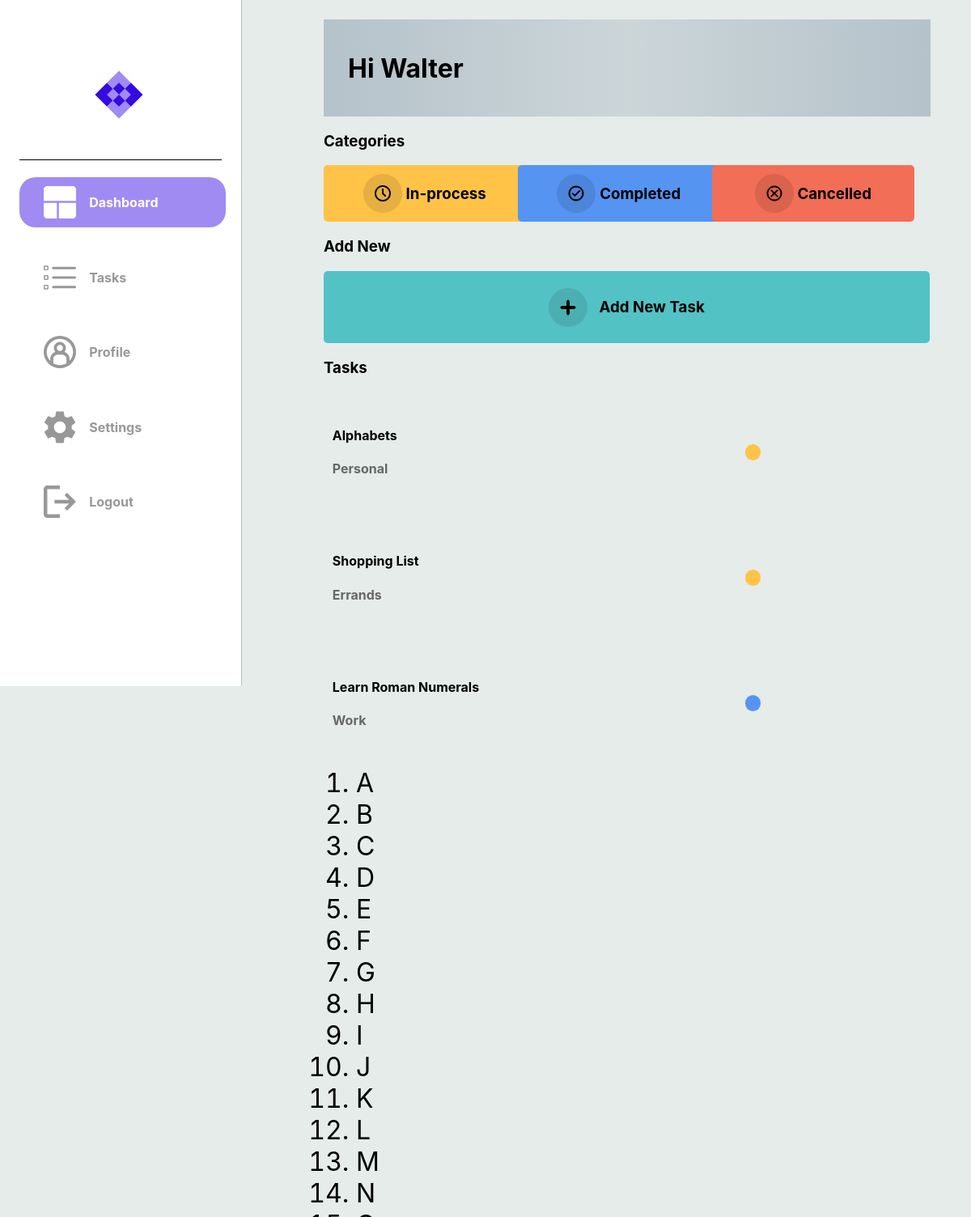
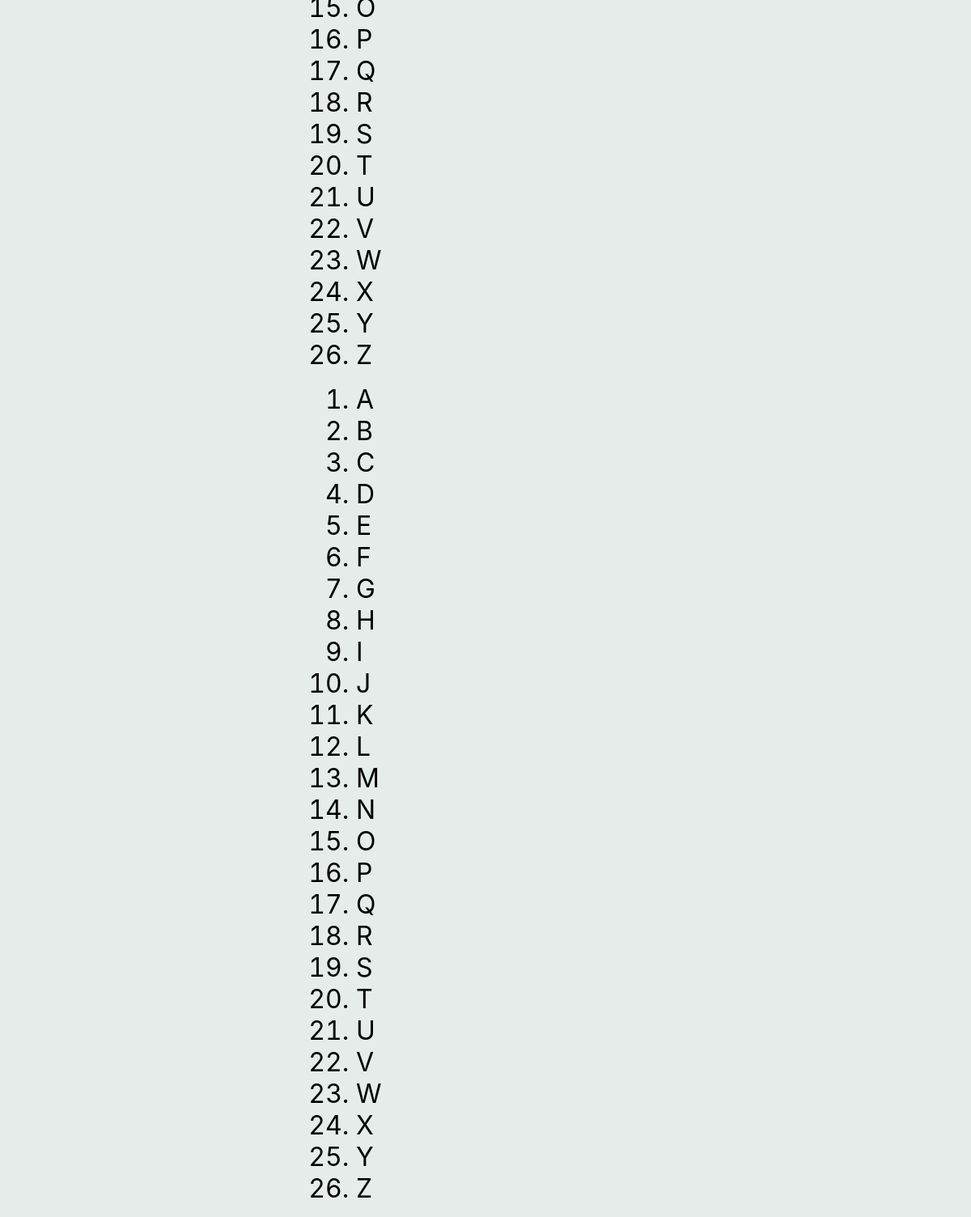
The page /dashboard (signed in) on the database its author committed (2 pictures, top to bottom).
### dotask/models.py (models this page shows)
class User(db.Model, UserMixin):
    __tablename__ = "user"
    id = db.Column(db.Integer, primary_key=True)
    email = db.Column(db.String(50), nullable=False, unique=True)
    password = db.Column(db.String(30), nullable=False)
    username = db.Column(db.String(30), nullable=False, unique=True)
    first_name = db.Column(db.String(30), nullable=False)
    last_name = db.Column(db.String(30), nullable=False)
    tasks = relationship('Task', back_populates='user')

class Task(db.Model):
    __tablename__ = "task"
    id = db.Column(db.Integer, primary_key=True)
    title = db.Column(db.String(100), nullable=False)
    description = db.Column(db.String(400), nullable=False)
    due_date = db.Column(db.Date, nullable=False)
    status = db.Column(Enum(TaskStatus))
    tag = db.Column(Enum(TaskTag))
    user_id = db.Column(db.Integer, db.ForeignKey('user.id'), nullable=False)
    user = relationship('User', back_populates='tasks')

### dotask/routes.py (the view)
@app.route("/dashboard")
@login_required
def hello_dashboard():
    tasks = Task.query.filter_by(user_id=current_user.id).all()
    if tasks:
        return render_template("dashboard.html", tasks=tasks)
    else:
        return render_template("dashboard.html")
    return render_template('dashboard.html')

### dotask/routes.py (called while the page is built)
@app.after_request
def after_request(response):
    response.headers["Cache-Control"] = "no-cache, no-store, must-revalidate"
    return response

@login_manager.user_loader
def load_user(user_id):
    return User.query.get(user_id)

### dotask/templates/dashboard.html (shortened to what this page needs)
<!DOCTYPE html>
<html lang="en">
<head>
    {% extends "layout.html" %}
    {% block head %}
        <link rel="stylesheet" {% block css_tab_colour %} href="../static/page_css_folder/dashboard.css" {% endblock %}/>
    {% endblock %}
    {% block dash_image_colour %}
    <a class="a1" href="{{ url_for('hello_dashboard') }}">
    <div id="logos">
        <img class="imgs" src="../static/dashboard_active.svg">
        <h4 class="sidebar-text">Dashboard</h4>
    </div>
    </a>
    {% endblock dash_image_colour %}
    {% block nav_title %}
    <div class="nav_title">
        <h1>Hi {{ current_user.first_name }}</h1>
    </div>
    {% endblock nav_title %}
    {% block categories %}
    <h3>Categories</h3>
    <div class="cate">
        <a href="">
            <div class="cate-container-1">
                <img src="../static/in_process.png">
                <h3>In-process</h3>
            </div>
        </a>
        <a href="">
            <div class="cate-container-2">
                <img src="../static/completed.svg">
                <h3>Completed</h3>
            </div>
        </a>
        <a href="">
            <div class="cate-container-3">
                <img src="../static/cancelled.svg">
                <h3>Cancelled</h3>
            </div>
        </a>
    </div>
    {% endblock categories %}
    {% block add_task %}
    <h3>Add New</h3>
    <div class="cate">
        <a href="{{ url_for('hello_new_task') }}">
            <div class="cate-container-4">
                <img src="../static/add_task.svg">
                <h3>Add New Task</h3>
            </div>
        </a>
    </div>
    {% endblock add_task %}
    {% block tasks %}
        {% if tasks %}
           <h3>Tasks</h3>
            {% for task in tasks %}
            <a href="">
            <div class="message-box">
                <div class="message">
                    <h4> {{ task['title'] }} </h4>
                    <h4 style="color: #676767;"> {{ task.tag.name }} </h4>
                </div>
                <div class="message-dot {% if task.status.name == 'In_Progress' %}progress-task
                    {% elif task.status.name == 'Completed' %}completed-task
                    {% elif task.status.name == 'Cancelled' %}cancelled-task
                    {% else %}unknown-task
                    {% endif %}">
                </div>
            </div>
        </a>
            {% endfor %}
        {% endif %}
    {% endblock tasks %}

### dotask/static/layout.css (style rules this page uses)
@media (min-width: 768px) { body { margin: auto; padding: auto; background-color: #E5ECEA; display: flex; font-family: inter; } }
@media (min-width: 768px) { a { text-decoration: none; color: black; } }
@media (min-width: 768px) { .sidebar > div > a { width: 90%; text-decoration: none; } }
@media (min-width: 768px) { .sidebar > div > a > div { width: 100%; height: 10%; padding-left: 30px; margin: 5% auto; border-radius: 20px; } }
@media (min-width: 768px) { #logos { width: 100%; display: grid; grid-template-columns: 1fr 3fr; align-items: center; } }
@media (min-width: 768px) { .sidebar-text { color: #989898; font-size: 1rem; } }
@media (min-width: 768px) { .imgs { height: 40px; width: 40px; } }

### dotask/static/page_css_folder/dashboard.css (style rules this page uses)
.a1 > div { background-color: #A08BF2; width: 100%; height: 10%; padding-left: 30px; margin: 5% auto; border-radius: 20px; color: white; }
.a1 > div > h4 { color: white; }
.a1 > div > img { fill: #FFFFFF; }
.nav_title { padding-left: 5%; background-image: linear-gradient(to right, #B5C2CA , #CCD6D9, #B5C2CA); display: flex; justify-content: start; align-items: center; width: 60vw; height: 15vh; }
img { padding-right: 2%; }
.cate { width: 60vw; display: flex; }
.cate > a { width: 100%; }
.cate > a > div { width: 100%; padding: 2%; border-radius: 5px; display: flex; justify-self: start; align-items: center; }
.cate-container-1 { background-color: #FEC347; justify-content: center; }
.cate-container-2 { background-color: #5694F2; justify-content: center; }
.cate-container-3 { background-color: #F26E56; justify-content: center; }
.cate-container-4 { background-color: #53C2C5; align-items: center; justify-content: center; }
.message-box { display: flex; margin-top: 5%; padding-right: 10%; display: flex; justify-content: center; align-items: center; }
.message { width: 100%; padding: 2%; border-radius: 5px; display: block; justify-content: center; align-items: center; }
.message-dot { width: 20px; height: 20px; border-radius: 50px; }
.progress-task { background-color: #FEC347; }
.completed-task { background-color: #5694F2; }

### rows shown on the page
User: first_name "Walter"
Task: title "Alphabets", tag.name "Personal"
Task: title "Shopping List", tag.name "Errands"
Task: title "Learn Roman Numerals", tag.name "Work"
